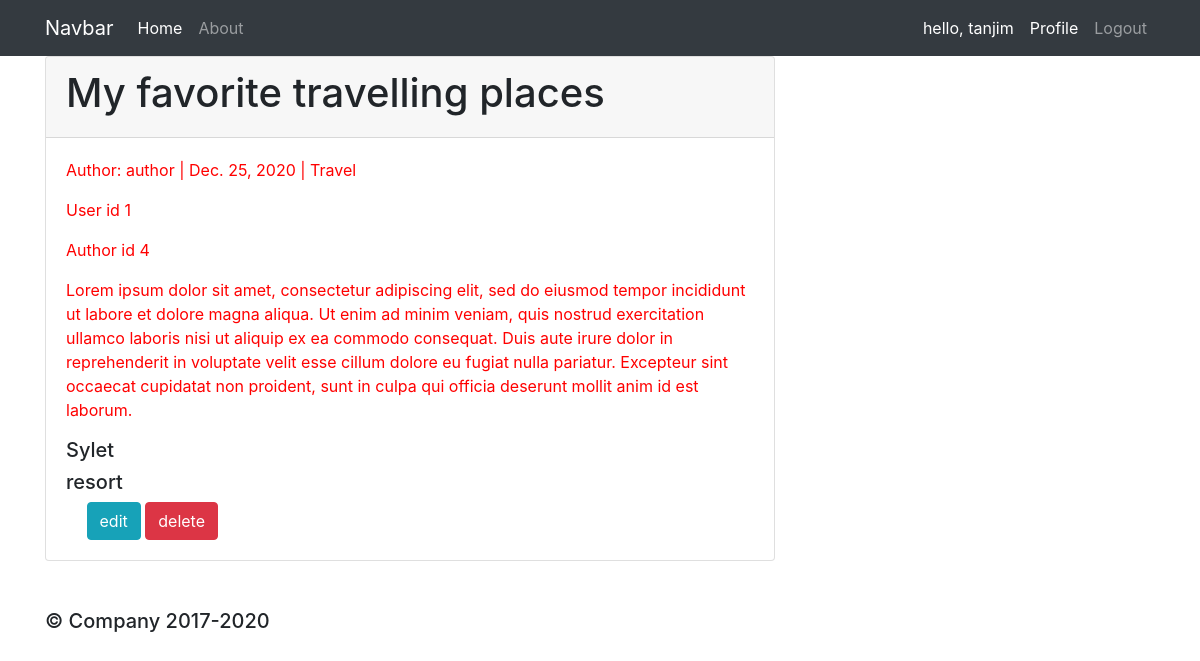
The app's page /blog/20/ (signed in) with its own data.
### myapp/models.py (models this page shows, shortened)
class Blog(models.Model):
    CATEGORY = (
        ('Sports', 'Sports'),
        ('Travel', 'Travel'),
        ('Food', 'Food'),
    )
    author = models.ForeignKey(Author, null=True, on_delete=models.SET_NULL)
    title = models.CharField(max_length=255)
    category = models.CharField(max_length=10, null=True, choices=CATEGORY)
    body_text = models.TextField()
    pub_date = models.DateField(auto_now_add=True)
    tag = models.ManyToManyField(Tag)

class Author(models.Model):
    user = models.OneToOneField(User, null= True, on_delete=models.CASCADE)
    name = models.CharField(max_length=199, null=True)
    email = models.CharField(max_length=199, null=True)
    phone = models.CharField(max_length=199, null=True)
    date_created = models.DateField(auto_now_add=True, null= True)

class Tag(models.Model):
    name = models.CharField(max_length=199, null=True)
    def __str__(self):
            return self.name

### myapp/views.py (the view)
# urls.py: path('blog/<str:blog_id>/', views.blogPage, name='blogPage'),
def blogPage(request, blog_id):
    blog = Blog.objects.get(id=blog_id)
    context={'blog':blog}
    return render(request, 'myapp/blogpage.html',context)

### myapp/templates/myapp/blogpage.html
{% extends 'myapp/main.html' %}
    {% block content %}
    <div class="row">
         <div class="col-md-8">
              <div class="card">
                   <div class="card-header">
                    <h1>{{blog.title}}</h1>
                   </div>
                   <div class="card-body">
                    <p> Author: author | {{blog.pub_date}} | {{blog.category}}</p>
                    <p>User id {{user.id}}</p><p>Author id {{blog.author.id}}</p>
                    <p>{{blog.body_text}}</p>
                    {% for blog_tag in blog.tag.all %}
                         <h5>{{ blog_tag }}</h5>
                    {% endfor %}
                    <a class="btn btn-info" href="{% url 'update_blog' blog.id %}">edit</a>
                    <a class="btn btn-danger" href="{% url 'delete_blog' blog.id %}">delete</a>
                   </div>
              </div>
         </div>
    </div>
    {% endblock %}

### myapp/templates/myapp/navbar.html (shortened to what this page needs)
<nav class="navbar navbar-expand-lg navbar-dark bg-dark">
    <div class="container">
        <a class="navbar-brand" href="{% url 'home' %}">Navbar</a>
        <div class="collapse navbar-collapse" id="navbarNav">
            <ul class="navbar-nav">
                <li class="nav-item active">
                <a class="nav-link" href="{% url 'home' %}">Home</a>
                </li>
                <li class="nav-item">
                <a class="nav-link" href="{% url 'about' %}">About</a>
                </li>
            </ul>
            {% if request.user.is_authenticated %}
                <ul class="navbar-nav ml-auto">
                    <li class="nav-item active">
                        <a class="nav-link" href="#">hello, {{request.user}}</a>
                    </li>
                    <li class="nav-item active">
                        <a class="nav-link" href="{% url 'userPage' %}">Profile</a>
                    </li>
                    <li class="nav-item">
                        <a class="nav-link" href="{% url 'logout' %}">Logout</a>
                    </li>
                </ul>
            {% endif %}
        </div>
    </div>
</nav>

### static/css/styles.css (style rules this page uses)
p { color: red; }

### records on screen
Blog: title "My favorite travelling places", pub_date "Dec. 25, 2020", category "Travel", author.id "4", body_text "Lorem ipsum dolor sit amet, consectetur adipiscing elit, sed do eiusmod tempor incididunt ut labore et dolore magna aliqua. Ut enim ad minim veniam, quis nostrud exercitation ullamco laboris nisi ut aliquip ex ea commodo consequat. Duis aute irure dolor in reprehenderit in voluptate velit esse cillum dolore eu fugiat nulla pariatur. Excepteur sint occaecat cupidatat non proident, sunt in culpa qui officia deserunt mollit anim id est laborum."
Tag: name "Sylet"
Tag: name "resort"

### other values on screen
{{ request.user }} "tanjim"
{{ user.id }} "1"
